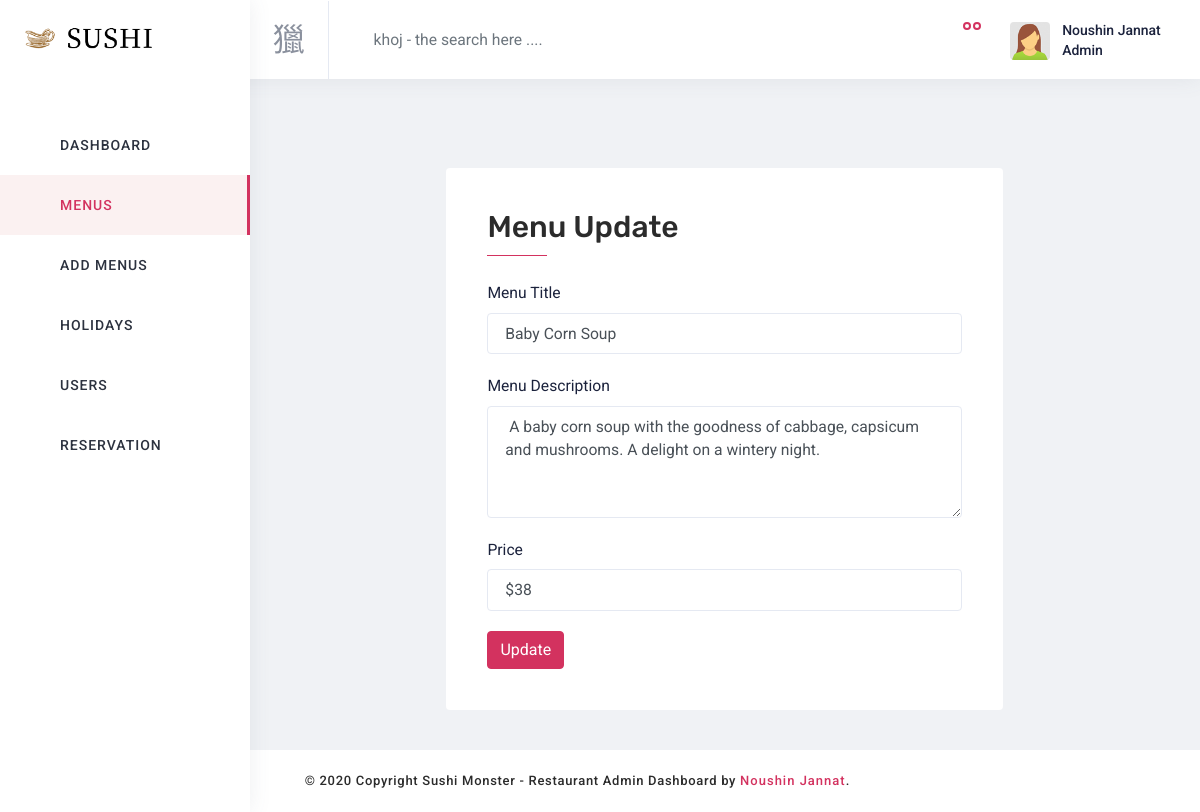
The page /admin/menu-update.php?id=12 (signed in) on the database its author committed.
### tables this page shows
CREATE TABLE `menu` (
  `menu_id` int(50) NOT NULL,
  `title` varchar(200) NOT NULL,
  `description` varchar(300) NOT NULL,
  `price` varchar(50) NOT NULL
);

### admin/menu-update.php (the view, shortened to what this page needs)
<?php
include 'inc/header.php';
?>
      <div class="content-wrapper">
        <div class="content">
          <div class="row">
            <div class="col-lg-8 offset-lg-2  col-md-12 m-t-50 basic_form">
              <div class="card">
                <div class="card-body">
                  <div class="card-header">
                    <h3 class="d-inline">Menu Update </h3>
                  </div>
<?php
    $menu_idd = $_GET['id'];
    include "inc/connection.php";
    $query = "SELECT * FROM menu WHERE menu_id = {$menu_idd}";
    $result = mysqli_query($connection,$query) or die("FAILED");
    $count = mysqli_num_rows($result);
    if($count > 0){
        while($row = mysqli_fetch_assoc($result)){
?>
                <form  action="<?php $_SERVER['PHP_SELF']?>" method ="POST">
                      <div class="form-group">
                          <label for="title">Menu Title</label>
                          <input type="text" name="m_title" class="form-control" id="title" value="<?php echo $row['title'] ?>" placeholder="" required>
                      </div>
                      <div class="form-group">
                          <label for="des">Menu Description</label>
                          <textarea rows="4" name="m_description" class="form-control" id="des"><?php echo $row['description']?></textarea>
                      </div>
                      <div class="form-group">
                          <label for="price">Price</label>
                          <input type="text" name="m_price" class="form-control" id="price" value="<?php echo $row['price'] ?>" placeholder="" required>
                      </div>
                      <input type="submit" name="submit" class="btn btn-primary" value="Update" required />
                  </form>
    <?php
            }
        }
    ?>
                </div>
              </div>
            </div>
          </div>
        </div>
      </div>
<?php include 'inc/footer.php';
?>

### admin/assets/css/style.css (style rules this page uses)
.card-header h3 { font-size: 25px; }
.basic_form h3 { font-size: 30px; position: relative; }
.basic_form h3::after { position: absolute; content: ""; background-color: #d3325f; width: 60px; height: 1px; bottom: 0; left: 0%; margin-bottom: -11px; }

### rows shown on the page
menu: m_title "Baby Corn Soup", m_description "A baby corn soup with the goodness of cabbage, capsicum and mushrooms. A delight on a wintery night.", m_price "$38"
